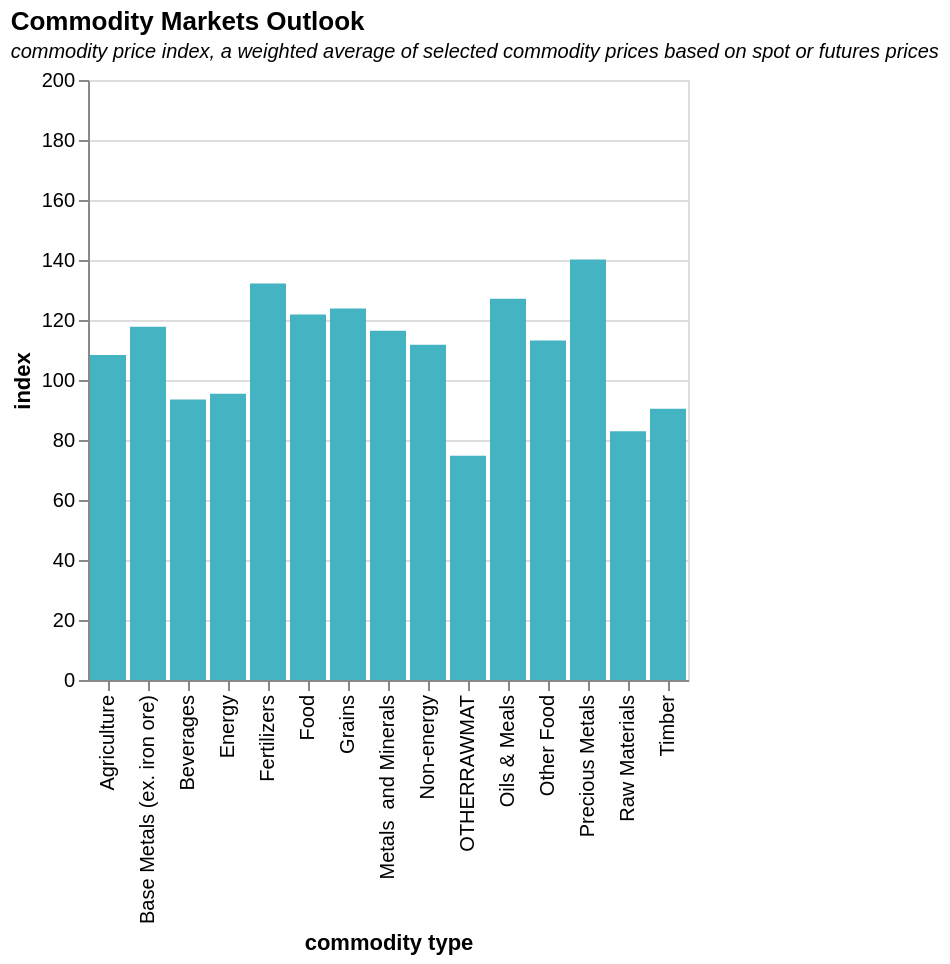

Vega-Lite specification stored for this chart:
### Vega-Lite specification from a JSON file in a GitHub repository (floating-point values rounded to 4 significant figures; data arrays with more than 128 entries replaced by an {"elided": "..."} marker saying what was removed)
{"$schema": "https://vega.github.io/schema/vega-lite/v5.json", "title": {"text": "Commodity Markets Outlook", "subtitle": "commodity price index, a weighted average of selected commodity prices based on spot or futures prices", "subtitleFontStyle": "italic", "subtitleFontSize": 10, "anchor": "start", "color": "black"}, "width": "container", "height": 300, "encoding": {"x": {"field": "commodity", "type": "ordinal", "title": "commodity type"}, "y": {"field": "commodity_price_indices", "type": "quantitative", "scale": {"domain": [0, 200]}, "title": "index", "axis": {"format": "r"}, "stack": true}, "color": {"field": "selectedDate", "type": "ordinal", "title": null, "legend": null, "scale": {"scheme": "yellowgreenblue"}}, "tooltip": [{"field": "commodity", "title": "commodity name"}, {"field": "commodity_price_indices", "title": "index", "format": "r"}]}, "params": [{"name": "selectedDate", "value": 2021, "bind": {"input": "range", "min": 1960, "max": 2021, "step": 1, "name": "Select year:"}}], "layer": [{"data": {"values": {"elided": "930 records"}, "format": {"type": "json"}}, "transform": [{"filter": "datum.date==selectedDate"}], "mark": {"type": "bar"}}]}
